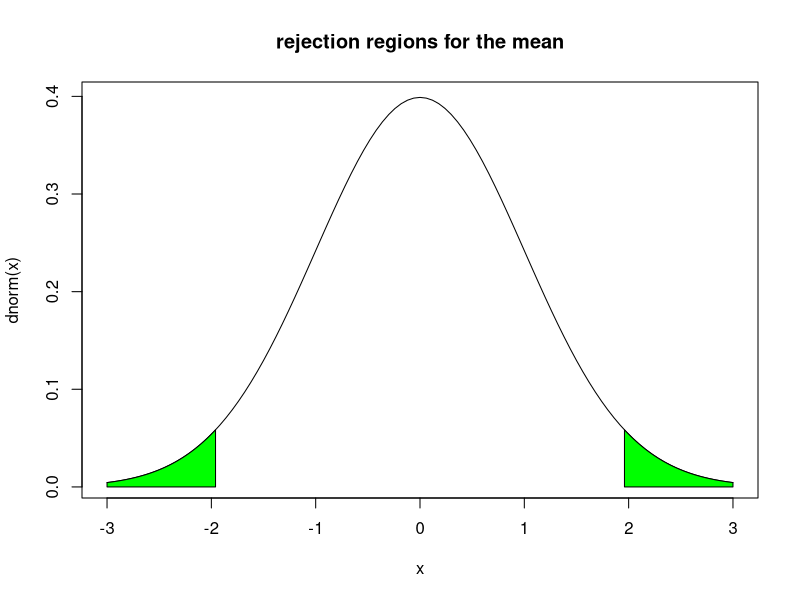

Write the R code that produced this figure.
## ---- chunk 1
q95 <- qnorm(0.975)
n <- round(q95*q95*4/(0.2*0.2),digits = 0)
n+1
## ---- chunk 2
library(MASS)
x <- mvrnorm( n = 50, mu = 18.5, Sigma = 49, empirical = T)
y <- t.test(x, conf.level = 0.95)
z <- y$conf.int
test <- 16
if(test >= z[1] && test <= z[2])
{
  print("tolerable level is within this interval")
} else
print("tolerable level is not within this interval")
z
## ---- chunk 3
p <- 0.24
test1 <- 0.165
q90 <- qnorm(0.95)
conf.90 <- c(p - q90*sqrt(p*(1-p)/50),p
             + q90*sqrt(p*(1-p)/50))
conf.90
if(test1 >= conf.90[1] && test1 <= conf.90[2])
{
  print("the town has a mobility rate that is the same with the national average")
} else
  print("the town has a mobility rate that is different from the national average")
## ---- chunk 4
x1 <- mvrnorm(n = 20, mu = 4.1, Sigma = 14.3, empirical = T)
x2 <- mvrnorm(n = 16, mu = 3.1, Sigma = 12,  empirical= T)
result1 <-t.test(x1,x2,var.equal = T)
if(result1$p.value > 0.05){
  print("we cannot reject the null hypothesis")
  print("no difference between the park-going freguencies of whites and nonwhites")
} else{
  print("we reject the null hypothesis")
}
## ---- chunk 5
x1 <- mvrnorm(n = 20, mu = 4.1, Sigma = 14.3, empirical = T)
x2 <- mvrnorm(n = 16, mu = 3.1, Sigma = 12, empirical = T)
result2 <-t.test(x1,x2,var.equal = F)
if(result2$p.value > 0.05){
  print("we cannot reject the null hypothesis")
  print("no difference between the park-going frequncies of whites and nonwhites")
} else{
  print("we reject the null hypothesis")
}
## ---- chunk 6
result1$p.value
result2$p.value
## ---- chunk 7
result1$conf.int
## ---- chunk 8
x1 <- mvrnorm(n = 24, mu = 4.1, Sigma = 14.3, empirical = T)
x2 <- mvrnorm(n = 12, mu = 3.1, Sigma = 12, empirical = T)
result1 <-t.test(x1,x2,var.equal = T)
if(result1$p.value > 0.05){
  print("we cannot reject the null hypothesis")
  print("no difference between the park-going freguencies of whites and nonwhites")
} else{
  print("we reject the null hypothesis")
}
## ---- chunk 9
x1 <- mvrnorm(n = 24, mu = 4.1, Sigma = 14.3, empirical = T)
x2 <- mvrnorm(n = 12, mu = 3.1, Sigma = 12, empirical = T)
result2 <-t.test(x1,x2,var.equal = F)
if(result2$p.value > 0.05){
  print("we cannot reject the null hypothesis")
  print("no difference between the park-going frequncies of whites and nonwhites")
} else{
  print("we reject the null hypothesis")
}
## ---- chunk 10
result1$p.value
result2$p.value
## ---- chunk 11
result1$conf.int
## ---- chunk 12
library(MASS)
x <- mvrnorm(17, mu = 6.4, Sigma = 4.4*4.4, empirical = T)
result <- t.test(x, mu = 4.2)
if(result$p.value > 0.05){
  print(result$p.value)
  print("we cannot reject the null hypothesis")
  print("there is no suffucient evidence to prove pollutant level exceeds the allawable limit")
} else{
  print("we reject the null hypothesis")
}
## ---- chunk 13
q95 <- qnorm(0.975)  # 95% confidence interval
curve(dnorm,from = -3,to = 3,main="rejection regions for the mean")
x <- c(-3,seq(-3,-q95,by = 0.01),-q95)
y <- c(0,dnorm(seq(-3,-q95,by = 0.01)),0)
polygon(x,y,col="green")
q95 <- qnorm(0.975)  # 95% confidence interval
x1 <- c(q95,seq(q95,3,by = 0.01),3)
y1 <- c(0,dnorm(seq(q95,3,by = 0.01)),0)
polygon(x1,y1,col="green")
## ---- chunk 14
library(MASS)
x1 <- mvrnorm(n = 52, mu = 3.4, Sigma = 1.1*1.1, empirical = T)
x2 <- mvrnorm(n = 62, mu = 2.8, Sigma = 0.8*0.8, empirical = T)
result <- t.test(x1,x2,var.equal = F)
if(result$p.value > 0.05){
  print("we cannot reject the null hypothesis")
} else{
  print("we reject the null hypothesis")
  print("the mean length of unemployment differs among the residents of two local communities")
}
## ---- chunk 15
sam1 <- c(100, 426, 322, 466, 112, 155, 388, 1155, 234, 324, 556, 221, 18, 133, 177, 441)
sam_mean <- mean(sam1)
sam_sd <- sd(sam1)
x <- mvrnorm(n = 16, mu = sam_mean, Sigma = sam_sd*sam_sd, empirical = T)
result1 <- t.test(x,conf.level = 0.9)
result1$conf.int
result <- t.test(x,mu = 30)
result$conf.int
## ---- chunk 16
result <- prop.test(x=c(8.8,15), n=c(40,50), 
                    conf.level = 0.9)
y <- result$conf.int
if(result$p.value > 0.1){
  print("we cannot reject the null hypothesis")
  print("two communities are the same")
  print(result$p.value)
  print(c(y[1],y[2]))
} else{
  print("we reject the null hypothesis")
  print("two communities are different")
}
## ---- chunk 17
a <- mvrnorm(n = 15, mu = 12.4, Sigma = 9, empirical = T)
b <- mvrnorm(n = 15, mu = 14.4, Sigma = 16, empirical = T)
result1 <- t.test(a,b,var.equal = T)
if(result$p.value > 0.05){
  print("we cannot reject the null hypothesis")
  print("this is no sgnificant difference in education between two towns")
} else{
  print("we reject the null hypothesis")
}
## ---- chunk 18
a <- mvrnorm(n = 15, mu = 12.4, Sigma = 9, empirical = T)
b <- mvrnorm(n = 15, mu = 14.4, Sigma = 16, empirical = T)
result1 <- t.test(a,b,var.equal = F)
if(result$p.value > 0.05){
  print("we cannot reject the null hypothesis")
  print("this is no sgnificant difference in education between two towns")
} else{
  print("we reject the null hypothesis")
}
## ---- chunk 19
result <- prop.test(x = 7.5, n = 50, p = 0.1)
if(result$p.value > 0.05)
{
  print("No significant difference from statewide average")
} else {
  print("significant difference from statewide average")
}
